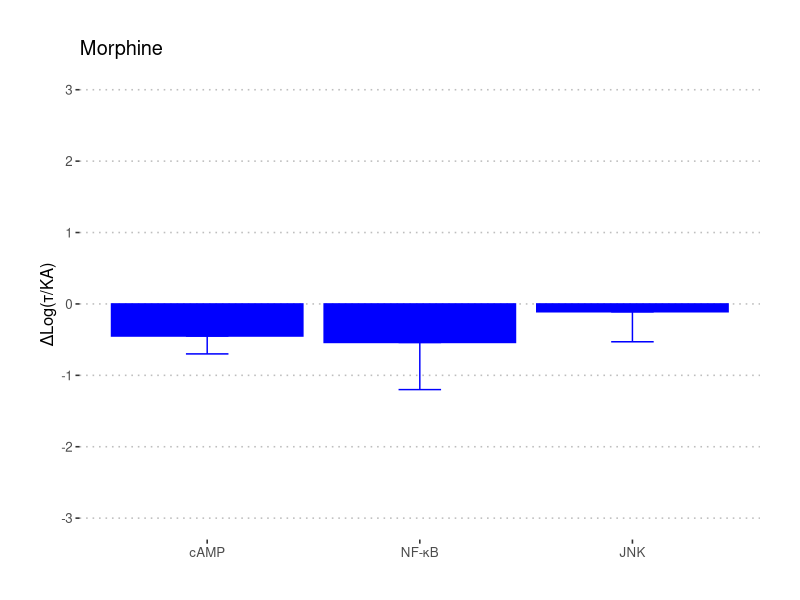
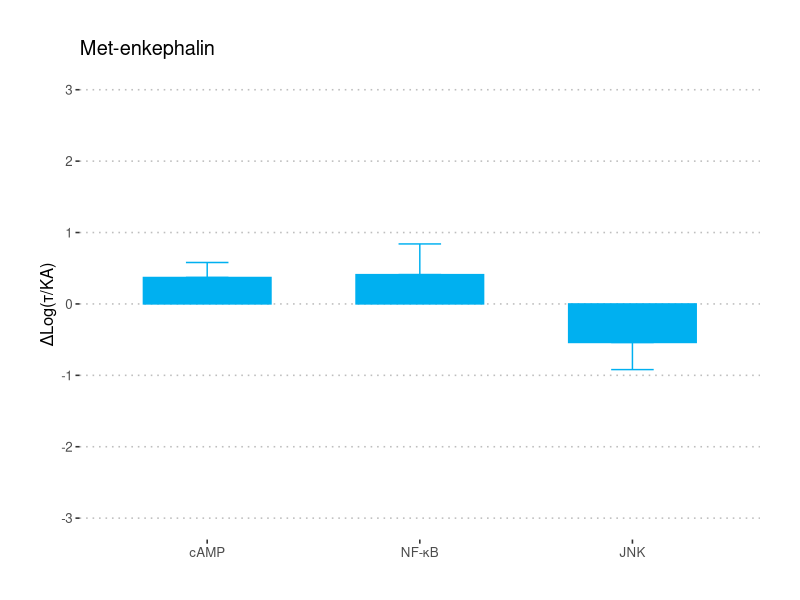
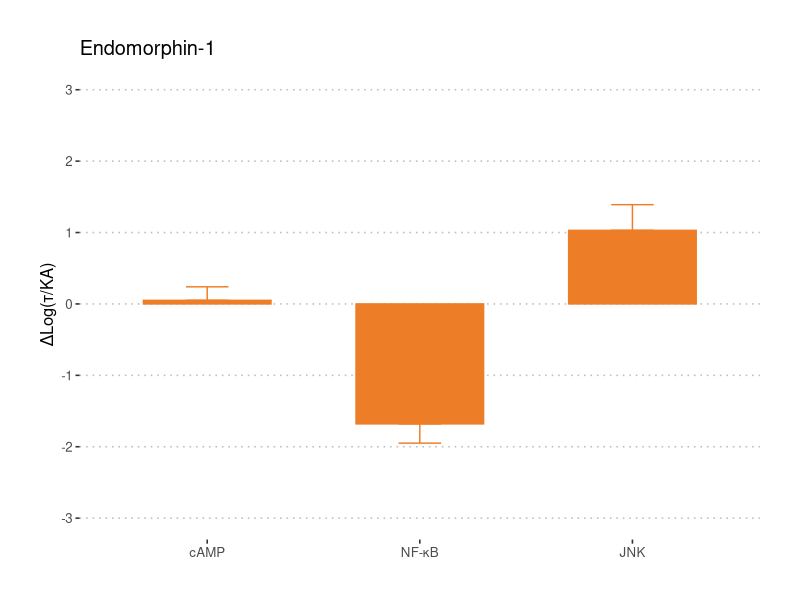
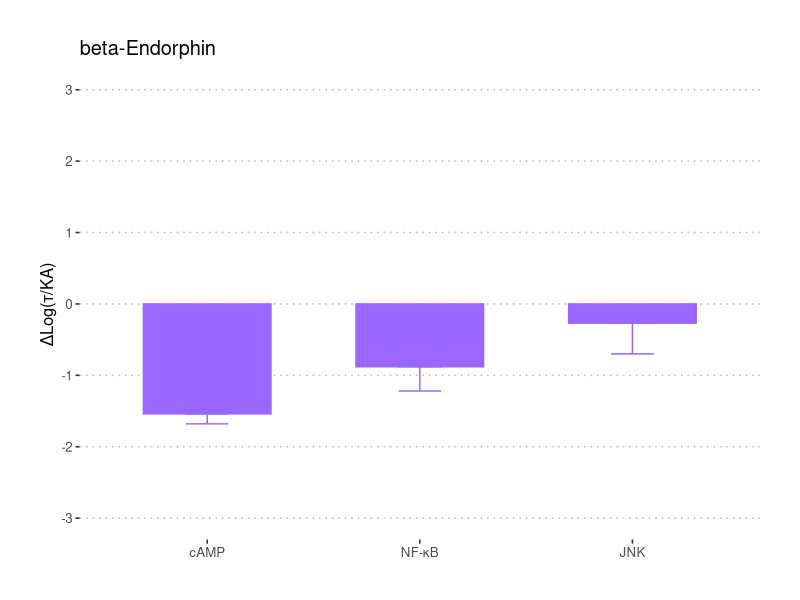
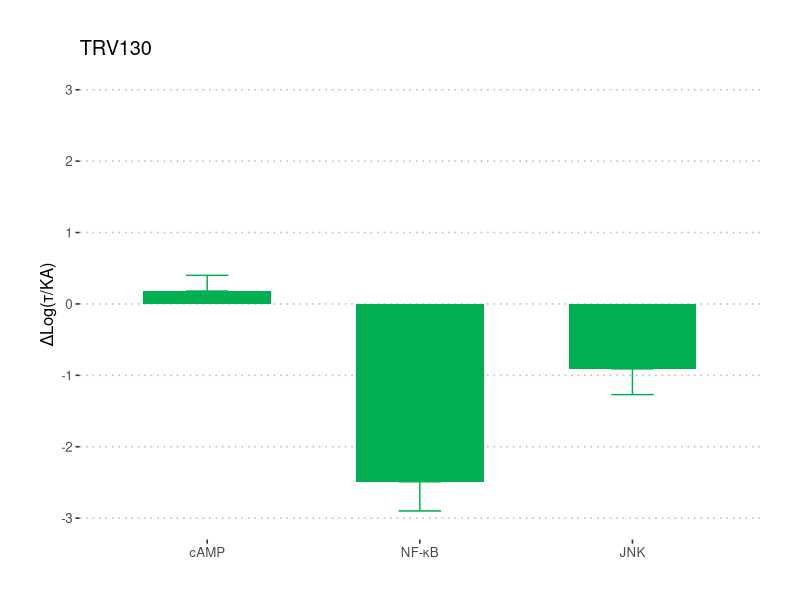
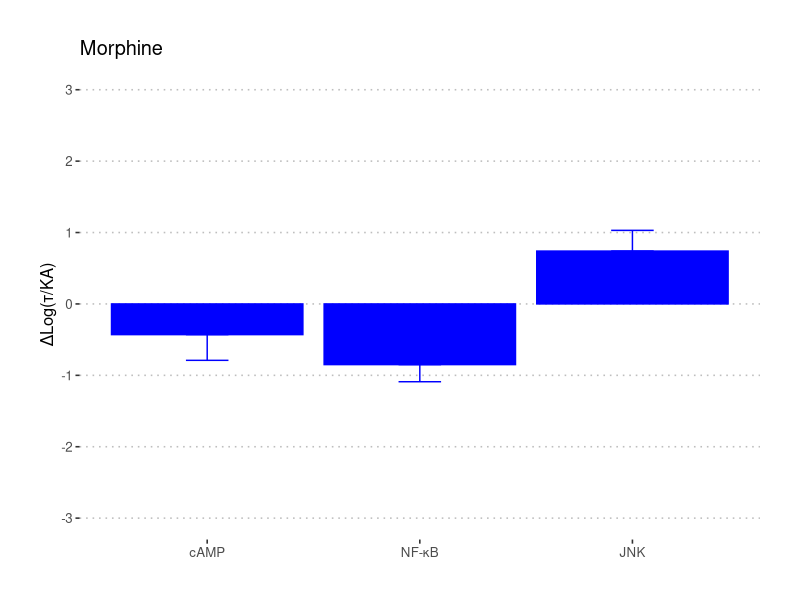
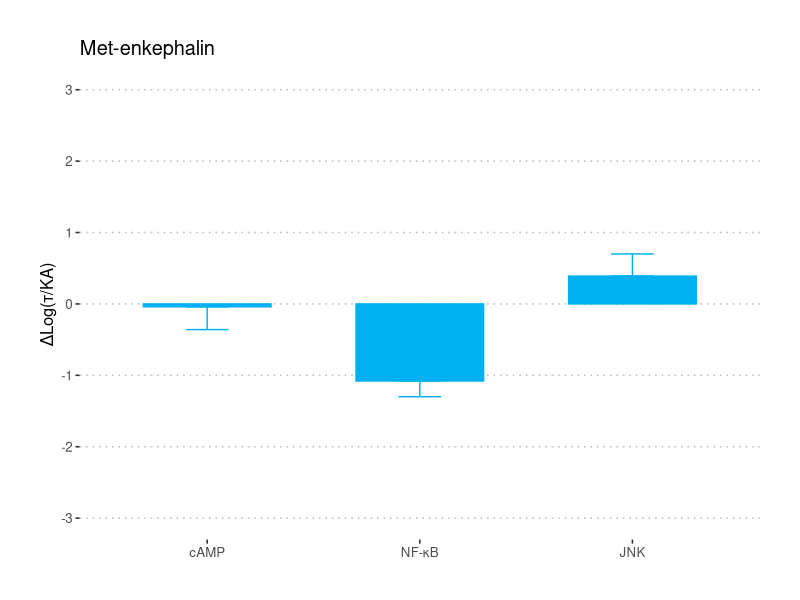
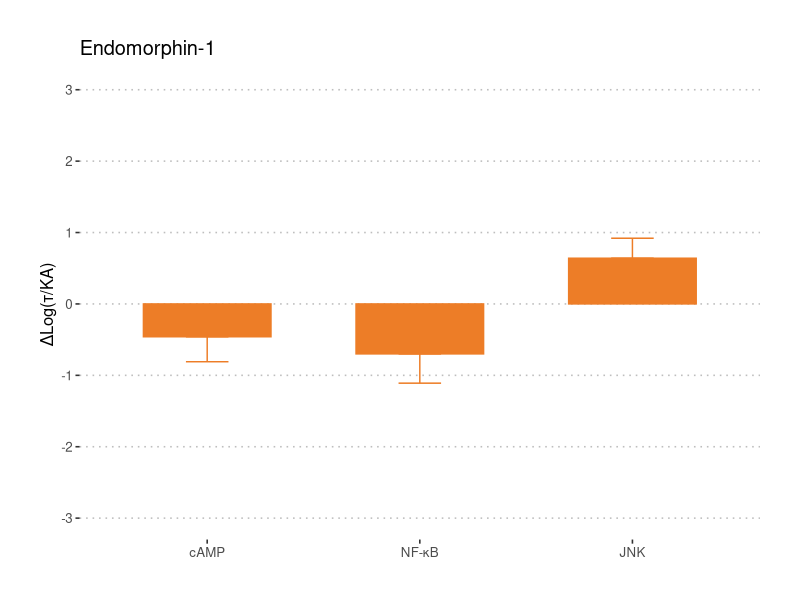

Recreate these plots in R, in order.
# Barplots of ΔlogKa
library(tidyverse)
library(ggpubr)
library(forcats)

# Import deltalog data
df <- as.data.frame(read.csv(file = "data/deltalogka.csv", header = TRUE, sep = ","))

# columns
cols <- c("Morphine", "Met.enkephalin", "endomorphin.1", "b.endorphin", "TRV130")

# Filter data fram by only human data
humandf <- dplyr::filter(df, grepl("Human", X))
humandf$X <- factor(humandf$X, levels = humandf$X)

# Filter data fram by only monkey data
mmdf <- dplyr::filter(df, grepl("Monkey", X))
mmdf$X <- factor(mmdf$X, levels = mmdf$X)

# Monkey Morphine Plot
mmmor <- ggplot(mmdf, aes(x = mmdf$X, y = Morphine)) +
  geom_errorbar(aes(ymin = Morphine, ymax = Morphine-Morphine.SEM), width = .2, color = "#0000ff", position = position_dodge(.9)) +
  geom_bar(position = position_dodge(), stat = "identity", fill = "#0000ff", colour="#0000ff") +
  scale_x_discrete(labels = c(
    "Monkey cAMP" = "cAMP",
    "Monkey NFkB" = "NF-κB",
    "Monkey JNK" = "JNK"
  )) +
  theme(
    panel.grid.major = element_blank(), panel.grid.minor = element_blank(),
    panel.background = element_blank()
  ) + ggtitle("Morphine") +
  xlab(NULL) + ylab("ΔLog(τ/KA)") + theme_pubclean() +
  scale_y_continuous(breaks=c(-3,-2, -1, 0, 1, 2, 3), limits=c(-3, 3)) +
  theme(plot.margin = unit(c(2,2,2,2), "lines"))


ggsave("figures/monkey_morphine.tiff", device = "tiff")

# Monkey Metenkephalin Plot
mmmet<- ggplot(mmdf, aes(x = fct_inorder(mmdf$X), y = mmdf$Met.enkephalin)) +
  geom_bar(position = position_dodge(.01), width = 0.6, stat = "identity", fill = "#00b0f0", colour="#00b0f0") +
  geom_errorbar(data=mmdf[mmdf$Met.enkephalin > 0,], inherit.aes = F, aes(x= mmdf[mmdf$Met.enkephalin > 0,]$X, ymin = mmdf[mmdf$Met.enkephalin > 0,]$Met.enkephalin, ymax = mmdf[mmdf$Met.enkephalin > 0,]$Met.enkephalin+mmdf[mmdf$Met.enkephalin > 0,]$Met.enkephalin.SEM), width = .2, color = "#00b0f0", position = position_dodge(.9)) +
  geom_errorbar(data=mmdf[mmdf$Met.enkephalin < 0,], inherit.aes = F, aes(x= mmdf[mmdf$Met.enkephalin < 0,]$X, ymin = mmdf[mmdf$Met.enkephalin < 0,]$Met.enkephalin, ymax = mmdf[mmdf$Met.enkephalin < 0,]$Met.enkephalin-mmdf[mmdf$Met.enkephalin < 0,]$Met.enkephalin.SEM), width = .2, color = "#00b0f0", position = position_dodge(.9)) +
  scale_x_discrete(labels = c(
    "Monkey cAMP" = "cAMP",
    "Monkey NFkB" = "NF-κB",
    "Monkey JNK" = "JNK"
  )) +
  theme(
    panel.grid.major = element_blank(), panel.grid.minor = element_blank(),
    panel.background = element_blank()
  ) + ggtitle("Met-enkephalin") +
  xlab(NULL) + ylab("ΔLog(τ/KA)") + theme_pubclean() +
  scale_y_continuous(breaks=c(-3,-2, -1, 0, 1, 2, 3), limits=c(-3, 3)) +
  theme(plot.margin = unit(c(2,2,2,2), "lines"))


ggsave("figures/monkey_metenkephalin.tiff", device = "tiff")

# Monkey endomorphin.1 Plot
mmendo <- ggplot(mmdf, aes(x = fct_inorder(mmdf$X), y = mmdf$endomorphin.1)) +
  geom_bar(position = position_dodge(.01), width = 0.6, stat = "identity", fill = "#ed7d27", colour="#ed7d27") +
  geom_errorbar(data=mmdf[mmdf$endomorphin.1 > 0,], inherit.aes = F, aes(x = mmdf[mmdf$endomorphin.1 > 0,]$X, ymin = mmdf[mmdf$endomorphin.1 > 0,]$endomorphin.1, ymax = mmdf[mmdf$endomorphin.1 > 0,]$endomorphin.1 + mmdf[mmdf$endomorphin.1 > 0,]$endomorphin.1.SEM), width = .2, color = "#ed7d27", position = position_dodge(.9)) +
  geom_errorbar(data=mmdf[mmdf$endomorphin.1 < 0,], inherit.aes = F, aes(x = mmdf[mmdf$endomorphin.1 < 0,]$X, ymin = mmdf[mmdf$endomorphin.1 < 0,]$endomorphin.1, ymax = mmdf[mmdf$endomorphin.1 < 0,]$endomorphin.1 - mmdf[mmdf$endomorphin.1 < 0,]$endomorphin.1.SEM), width = .2, color = "#ed7d27", position = position_dodge(.9)) +
  scale_x_discrete(labels = c(
    "Monkey cAMP" = "cAMP",
    "Monkey NFkB" = "NF-κB",
    "Monkey JNK" = "JNK"
  )) +
  theme(
    panel.grid.major = element_blank(), panel.grid.minor = element_blank(),
    panel.background = element_blank()
  ) + ggtitle("Endomorphin-1") +
  xlab(NULL) + ylab("ΔLog(τ/KA)") + theme_pubclean() +
  scale_y_continuous(breaks=c(-3,-2, -1, 0, 1, 2, 3), limits=c(-3, 3)) +
  theme(plot.margin = unit(c(2,2,2,2), "lines"))


ggsave("figures/monkey_endomorphin1.tiff", device = "tiff")

# Monkey beta-Endorphin Plot
mmbe <- ggplot(mmdf, aes(x = fct_inorder(mmdf$X), y = mmdf$b.endorphin)) +
  geom_bar(position = position_dodge(.01), width = 0.6, stat = "identity", fill = "#9966ff", colour="#9966ff") +
  geom_errorbar(data=mmdf[mmdf$b.endorphin > 0,], inherit.aes = F, aes(x = mmdf[mmdf$b.endorphin > 0,]$X, ymin = mmdf[mmdf$b.endorphin > 0,]$b.endorphin, ymax = mmdf[mmdf$b.endorphin > 0,]$b.endorphin + mmdf[mmdf$b.endorphin > 0,]$b.endorphin.SEM), width = .2, color = "#9966ff", position = position_dodge(.9)) +
  geom_errorbar(data=mmdf[mmdf$b.endorphin < 0,], inherit.aes = F, aes(x = mmdf[mmdf$b.endorphin < 0,]$X, ymin = mmdf[mmdf$b.endorphin < 0,]$b.endorphin, ymax = mmdf[mmdf$b.endorphin < 0,]$b.endorphin - mmdf[mmdf$b.endorphin < 0,]$b.endorphin.SEM), width = .2, color = "#9966ff", position = position_dodge(.9)) +
  scale_x_discrete(labels = c(
    "Monkey cAMP" = "cAMP",
    "Monkey NFkB" = "NF-κB",
    "Monkey JNK" = "JNK"
  )) +
  theme(
    panel.grid.major = element_blank(), panel.grid.minor = element_blank(),
    panel.background = element_blank()
  ) + ggtitle("beta-Endorphin") +
  xlab(NULL) + ylab("ΔLog(τ/KA)") + theme_pubclean() +
  scale_y_continuous(breaks=c(-3,-2, -1, 0, 1, 2, 3), limits=c(-3, 3)) +
  theme(plot.margin = unit(c(2,2,2,2), "lines"))


ggsave("figures/monkey_betaendorphin.tiff", device = "tiff")

# Monkey TRV130 Plot
mmtrv<- ggplot(mmdf, aes(fct_inorder(mmdf$X), y = TRV130)) +
  geom_bar(position = position_dodge(.01), width = 0.6, stat = "identity", fill = "#00b050") +
  geom_errorbar(data=mmdf[mmdf$TRV130 > 0,], inherit.aes = F, aes(x= mmdf[mmdf$TRV130 > 0,]$X, ymin = mmdf[mmdf$TRV130 > 0,]$TRV130, ymax = mmdf[mmdf$TRV130 > 0,]$TRV130 + mmdf[mmdf$TRV130 > 0,]$TRV130.SEM), width = .2, color = "#00b050", position = position_dodge(.9)) +
  geom_errorbar(data=mmdf[mmdf$TRV130 < 0,], inherit.aes = F, aes(x= mmdf[mmdf$TRV130 < 0,]$X, ymin = mmdf[mmdf$TRV130 < 0,]$TRV130, ymax = mmdf[mmdf$TRV130 < 0,]$TRV130 - mmdf[mmdf$TRV130 < 0,]$TRV130.SEM), width = .2, color = "#00b050", position = position_dodge(.9)) +
  scale_x_discrete(labels = c(
    "Monkey cAMP" = "cAMP",
    "Monkey NFkB" = "NF-κB",
    "Monkey JNK" = "JNK"
  )) +
  theme(
    panel.grid.major = element_blank(), panel.grid.minor = element_blank(),
    panel.background = element_blank()
  ) + ggtitle("TRV130") +
  xlab(NULL) + ylab("ΔLog(τ/KA)") + theme_pubclean() +
  scale_y_continuous(breaks=c(-3,-2, -1, 0, 1, 2, 3), limits=c(-3, 3)) +
  theme(plot.margin = unit(c(2,2,2,2), "lines"))


ggsave("figures/monkey_trv130.tiff", device = "tiff")

###############################################################################
###############################################################################
###############################################################################
###############################################################################
###############################################################################

humanmor <- ggplot(humandf, aes(x = humandf$X, y = humandf$Morphine)) +
  geom_bar(position = position_dodge(), stat = "identity", fill = "#0000ff",
           colour="#0000ff") +
  geom_errorbar(data=humandf[humandf$Morphine > 0,], inherit.aes = F, aes(x= humandf[humandf$Morphine > 0,]$X, ymin = humandf[humandf$Morphine > 0,]$Morphine, ymax = humandf[humandf$Morphine > 0,]$Morphine+humandf[humandf$Morphine > 0,]$Morphine.SEM), width = .2, color = "#0000ff", position = position_dodge(.9)) +
  geom_errorbar(data=humandf[humandf$Morphine < 0,], inherit.aes = F, aes(x= humandf[humandf$Morphine < 0,]$X, ymin = humandf[humandf$Morphine < 0,]$Morphine, ymax = humandf[humandf$Morphine < 0,]$Morphine-humandf[humandf$Morphine < 0,]$Morphine.SEM), width = .2, color = "#0000ff", position = position_dodge(.9)) +
  scale_x_discrete(labels = c(
    "Human cAMP" = "cAMP",
    "Human NFkB" = "NF-κB",
    "Human JNK" = "JNK"
  )) +
  theme(
    panel.grid.major = element_blank(), panel.grid.minor = element_blank(),
    panel.background = element_blank()
  ) + ggtitle("Morphine") +
  xlab(NULL) + ylab("ΔLog(τ/KA)") + theme_pubclean() +
  scale_y_continuous(breaks=c(-3,-2, -1, 0, 1, 2, 3), limits=c(-3, 3)) +
  theme(plot.margin = unit(c(2,2,2,2), "lines"))


ggsave("figures/human_morphine.tiff", device = "tiff")

# Human Metenkephalin Plot
humanmet<- ggplot(humandf, aes(x = humandf$X, y = humandf$Met.enkephalin)) +
  geom_bar(position = position_dodge(.01), width = 0.6, stat = "identity", fill = "#00b0f0", colour="#00b0f0") +
  geom_errorbar(data=humandf[humandf$Met.enkephalin > 0,], inherit.aes = F, aes(x= humandf[humandf$Met.enkephalin > 0,]$X, ymin = humandf[humandf$Met.enkephalin > 0,]$Met.enkephalin, ymax = humandf[humandf$Met.enkephalin > 0,]$Met.enkephalin+humandf[humandf$Met.enkephalin > 0,]$Met.enkephalin.SEM), width = .2, color = "#00b0f0", position = position_dodge(.9)) +
  geom_errorbar(data=humandf[humandf$Met.enkephalin < 0,], inherit.aes = F, aes(x= humandf[humandf$Met.enkephalin < 0,]$X, ymin = humandf[humandf$Met.enkephalin < 0,]$Met.enkephalin, ymax = humandf[humandf$Met.enkephalin < 0,]$Met.enkephalin-humandf[humandf$Met.enkephalin < 0,]$Met.enkephalin.SEM), width = .2, color = "#00b0f0", position = position_dodge(.9)) +
  scale_x_discrete(labels = c(
    "Human cAMP" = "cAMP",
    "Human NFkB" = "NF-κB",
    "Human JNK" = "JNK"
  )) +
  theme(
    panel.grid.major = element_blank(), panel.grid.minor = element_blank(),
    panel.background = element_blank()
  ) + ggtitle("Met-enkephalin") +
  xlab(NULL) + ylab("ΔLog(τ/KA)") + theme_pubclean() +
  scale_y_continuous(breaks=c(-3,-2, -1, 0, 1, 2, 3), limits=c(-3, 3)) +
  theme(plot.margin = unit(c(2,2,2,2), "lines"))


ggsave("figures/human_metenkephalin.tiff", device = "tiff")

# Human endomorphin.1 Plot
humanendo <- ggplot(humandf, aes(x = humandf$X, y = humandf$endomorphin.1)) +
  geom_bar(position = position_dodge(.01), width = 0.6, stat = "identity", fill = "#ed7d27", colour="#ed7d27") +
  geom_errorbar(data=humandf[humandf$endomorphin.1 > 0,], inherit.aes = F, aes(x= humandf[humandf$endomorphin.1 > 0,]$X, ymin = humandf[humandf$endomorphin.1 > 0,]$endomorphin.1, ymax = humandf[humandf$endomorphin.1 > 0,]$endomorphin.1 + humandf[humandf$endomorphin.1 > 0,]$endomorphin.1.SEM), width = .2, color = "#ed7d27", position = position_dodge(.9)) +
  geom_errorbar(data=humandf[humandf$endomorphin.1 < 0,], inherit.aes = F, aes(x= humandf[humandf$endomorphin.1 < 0,]$X, ymin = humandf[humandf$endomorphin.1 < 0,]$endomorphin.1, ymax = humandf[humandf$endomorphin.1 < 0,]$endomorphin.1 - humandf[humandf$endomorphin.1 < 0,]$endomorphin.1.SEM), width = .2, color = "#ed7d27", position = position_dodge(.9)) +
  scale_x_discrete(labels = c(
    "Human cAMP" = "cAMP",
    "Human NFkB" = "NF-κB",
    "Human JNK" = "JNK"
  )) +
  theme(
    panel.grid.major = element_blank(), panel.grid.minor = element_blank(),
    panel.background = element_blank()
  ) + ggtitle("Endomorphin-1") +
  xlab(NULL) + ylab("ΔLog(τ/KA)") + theme_pubclean() +
  scale_y_continuous(breaks=c(-3,-2, -1, 0, 1, 2, 3), limits=c(-3, 3)) +
  theme(plot.margin = unit(c(2,2,2,2), "lines"))


ggsave("figures/human_endomorphin1.tiff", device = "tiff")

# Human beta-Endorphin Plot
humanbe <- ggplot(humandf, aes(x = humandf$X, y = humandf$b.endorphin)) +
  geom_errorbar(data=humandf[humandf$b.endorphin > 0,], inherit.aes = F, aes(x= humandf[humandf$b.endorphin > 0,]$X, ymin = humandf[humandf$b.endorphin > 0,]$b.endorphin, ymax = humandf[humandf$b.endorphin > 0,]$b.endorphin + humandf[humandf$b.endorphin > 0,]$b.endorphin.SEM), width = .2, color = "#9966ff", position = position_dodge(.9)) +
  geom_errorbar(data=humandf[humandf$b.endorphin < 0,], inherit.aes = F, aes(x= humandf[humandf$b.endorphin < 0,]$X, ymin = humandf[humandf$b.endorphin < 0,]$b.endorphin, ymax = humandf[humandf$b.endorphin < 0,]$b.endorphin - humandf[humandf$b.endorphin < 0,]$b.endorphin.SEM), width = .2, color = "#9966ff", position = position_dodge(.9)) +
  geom_bar(position = position_dodge(.01), width = 0.6, stat = "identity", fill = "#9966ff", colour="#9966ff") +
  scale_x_discrete(labels = c(
    "Human cAMP" = "cAMP",
    "Human NFkB" = "NF-κB",
    "Human JNK" = "JNK"
  )) +
  theme(
    panel.grid.major = element_blank(), panel.grid.minor = element_blank(),
    panel.background = element_blank()
  ) + ggtitle("beta-Endorphin") +
  xlab(NULL) + ylab("ΔLog(τ/KA)") + theme_pubclean() +
  scale_y_continuous(breaks=c(-3,-2, -1, 0, 1, 2, 3), limits=c(-3, 3)) +
  theme(plot.margin = unit(c(2,2,2,2), "lines"))


ggsave("figures/human_betaendorphin.tiff", device = "tiff")

# Human TRV130 Plot
humantrv<- ggplot(humandf, aes(x = X, y = TRV130)) +
  geom_bar(position = position_dodge(.01), width = 0.6, stat = "identity", fill = "#00b050") +
  geom_errorbar(data=humandf[humandf$TRV130 > 0,], inherit.aes = F, aes(x= humandf[humandf$TRV130 > 0,]$X, ymin = humandf[humandf$TRV130 > 0,]$TRV130, ymax = humandf[humandf$TRV130 > 0,]$TRV130 + humandf[humandf$TRV130 > 0,]$TRV130.SEM), width = .2, color = "#00b050", position = position_dodge(.9)) +
  geom_errorbar(data=humandf[humandf$TRV130 < 0,], inherit.aes = F, aes(x= humandf[humandf$TRV130 < 0,]$X, ymin = humandf[humandf$TRV130 < 0,]$TRV130, ymax = humandf[humandf$TRV130 < 0,]$TRV130 - humandf[humandf$TRV130 < 0,]$TRV130.SEM), width = .2, color = "#00b050", position = position_dodge(.9)) +
  scale_x_discrete(labels = c(
    "Human cAMP" = "cAMP",
    "Human NFkB" = "NF-κB",
    "Human JNK" = "JNK"
  )) +
  theme(
    panel.grid.major = element_blank(), panel.grid.minor = element_blank(),
    panel.background = element_blank()
  ) + ggtitle("TRV130") +
  xlab(NULL) + ylab("ΔLog(τ/KA)") + theme_pubclean() +
  scale_y_continuous(breaks=c(-3,-2, -1, 0, 1, 2, 3), limits=c(-3, 3)) +
  theme(plot.margin = unit(c(2,2,2,2), "lines"))

ggsave("figures/human_trv130.tiff", device = "tiff")

###############################################################################
###############################################################################
###############################################################################
###############################################################################
###############################################################################

### Arrange plots

arranged <- ggarrange(mmmor, mmmet, mmendo, mmbe, mmtrv, humanmor, humanmet, humanendo, humanbe, humantrv,
                      common.legend = TRUE, ncol = 5, nrow = 2)

ggsave("figures/arranged_plots_deltalogka.tiff", width = 15, height = 7, dpi = 300, device = "tiff")
